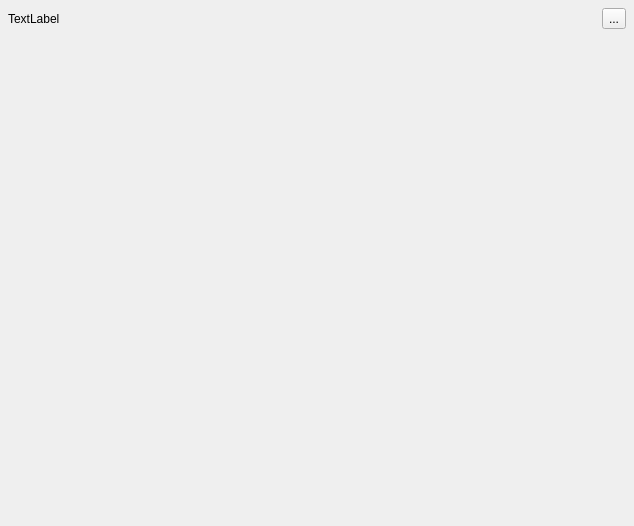
<?xml version="1.0" encoding="UTF-8"?>
<ui version="4.0">
 <class>GameView</class>
 <widget class="QWidget" name="GameView">
  <property name="geometry">
   <rect>
    <x>0</x>
    <y>0</y>
    <width>634</width>
    <height>526</height>
   </rect>
  </property>
  <property name="windowTitle">
   <string>Form</string>
  </property>
  <layout class="QVBoxLayout" name="verticalLayout">
   <property name="spacing">
    <number>8</number>
   </property>
   <property name="margin">
    <number>0</number>
   </property>
   <item>
    <layout class="QHBoxLayout" name="horizontalLayout">
     <property name="spacing">
      <number>8</number>
     </property>
     <property name="margin">
      <number>8</number>
     </property>
     <item>
      <widget class="QLabel" name="infoLabel">
       <property name="text">
        <string>TextLabel</string>
       </property>
      </widget>
     </item>
     <item>
      <widget class="QLabel" name="label">
       <property name="enabled">
        <bool>true</bool>
       </property>
       <property name="sizePolicy">
        <sizepolicy hsizetype="Minimum" vsizetype="Minimum">
         <horstretch>0</horstretch>
         <verstretch>0</verstretch>
        </sizepolicy>
       </property>
       <property name="text">
        <string/>
       </property>
       <property name="pixmap">
        <pixmap>data/images/kp2_txt_small.png</pixmap>
       </property>
       <property name="scaledContents">
        <bool>false</bool>
       </property>
       <property name="alignment">
        <set>Qt::AlignRight|Qt::AlignTop|Qt::AlignTrailing</set>
       </property>
      </widget>
     </item>
     <item>
      <widget class="QToolButton" name="settingsButton">
       <property name="text">
        <string>...</string>
       </property>
      </widget>
     </item>
    </layout>
   </item>
   <item>
    <widget class="Client::MenuContainer" name="menuContainer" native="true"/>
   </item>
  </layout>
 </widget>
 <customwidgets>
  <customwidget>
   <class>Client::MenuContainer</class>
   <extends>QWidget</extends>
   <header>menucontainer.hpp</header>
   <container>1</container>
  </customwidget>
 </customwidgets>
 <resources/>
 <connections/>
</ui>
